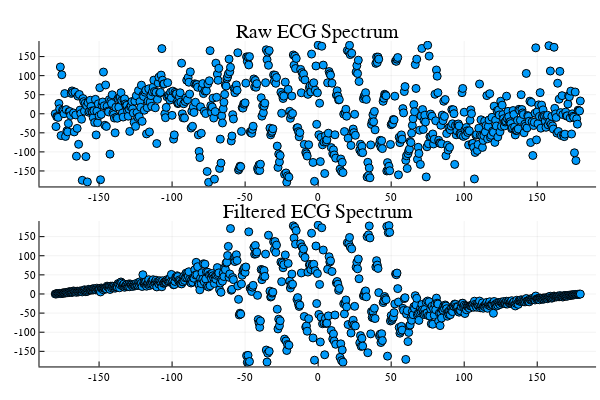

Notebook code for this chart:
### Markdown cell above
8. plot phase spectrums

### Code cell
phase = [atan(imag(i), real(i)) for i in F] * 180 / pi
p1 = plot(frequencies, phase, seriestype = :scatter, label="", title="Raw ECG Spectrum")
phase_filtered = [atan(imag(i), real(i)) for i in F_filtered] * 180 / pi
p2 = plot(frequencies, phase_filtered, seriestype = :scatter, label="", title="Filtered ECG Spectrum")
plot(p1, p2, layout=(2,1), label="")

### Figure 1 — Plotly figure (JSON) as saved in the notebook; plotly's stock layout.template omitted (floating-point values rounded to 4 significant figures; data arrays with more than 128 entries replaced by an {"elided": "..."} marker saying what was removed)
{"data": [{"colorbar": {"title": {"text": ""}}, "legendgroup": "", "marker": {"color": "rgba(0, 154, 250, 1.000)", "line": {"color": "rgba(0, 0, 0, 1)", "width": 1}, "size": 8, "symbol": "circle"}, "mode": "markers", "name": "", "showlegend": false, "type": "scatter", "x": {"elided": "720 float values"}, "xaxis": "x", "y": {"elided": "720 float values"}, "yaxis": "y", "zmax": null, "zmin": null}, {"colorbar": {"title": {"text": ""}}, "legendgroup": "", "marker": {"color": "rgba(0, 154, 250, 1.000)", "line": {"color": "rgba(0, 0, 0, 1)", "width": 1}, "size": 8, "symbol": "circle"}, "mode": "markers", "name": "", "showlegend": false, "type": "scatter", "x": {"elided": "720 float values"}, "xaxis": "x2", "y": {"elided": "720 float values"}, "yaxis": "y2", "zmax": null, "zmin": null}], "layout": {"annotations": [{"font": {"color": "rgba(0, 0, 0, 1)", "family": "sans-serif", "size": 20}, "rotation": 0, "showarrow": false, "text": "Raw ECG Spectrum", "x": 0.5296, "xanchor": "center", "xref": "paper", "y": 1, "yanchor": "top", "yref": "paper"}, {"font": {"color": "rgba(0, 0, 0, 1)", "family": "sans-serif", "size": 20}, "rotation": 0, "showarrow": false, "text": "Filtered ECG Spectrum", "x": 0.5296, "xanchor": "center", "xref": "paper", "y": 0.5, "yanchor": "top", "yref": "paper"}], "height": 400, "legend": {"bgcolor": "rgba(255, 255, 255, 1.000)", "bordercolor": "rgba(0, 0, 0, 1)", "borderwidth": 1, "font": {"color": "rgba(0, 0, 0, 1)", "family": "sans-serif", "size": 11}, "title": {"font": {"color": "rgba(0, 0, 0, 1)", "family": "sans-serif", "size": 15}, "text": ""}, "tracegroupgap": 0, "traceorder": "normal", "x": 1, "xanchor": "auto", "y": 1, "yanchor": "auto"}, "margin": {"b": 20, "l": 0, "r": 0, "t": 20}, "paper_bgcolor": "rgba(255, 255, 255, 1.000)", "plot_bgcolor": "rgba(255, 255, 255, 1.000)", "showlegend": true, "width": 600, "xaxis": {"anchor": "y", "domain": [0.06582, 0.9934], "gridcolor": "rgba(0, 0, 0, 0.1)", "gridwidth": 0.5, "linecolor": "rgba(0, 0, 0, 1)", "mirror": false, "range": [-190.8, 190.3], "showgrid": true, "showline": true, "showticklabels": true, "tickangle": 0, "tickcolor": "rgb(0, 0, 0)", "tickfont": {"color": "rgba(0, 0, 0, 1)", "family": "sans-serif", "size": 11}, "tickmode": "array", "ticks": "inside", "ticktext": ["-150", "-100", "-50", "0", "50", "100", "150"], "tickvals": [-150, -100, -50, 0, 50, 100, 150], "title": {"font": {"color": "rgba(0, 0, 0, 1)", "family": "sans-serif", "size": 15}, "text": ""}, "type": "linear", "visible": true, "zeroline": false, "zerolinecolor": "rgba(0, 0, 0, 1)"}, "xaxis2": {"anchor": "y2", "domain": [0.06582, 0.9934], "gridcolor": "rgba(0, 0, 0, 0.1)", "gridwidth": 0.5, "linecolor": "rgba(0, 0, 0, 1)", "mirror": false, "range": [-190.8, 190.3], "showgrid": true, "showline": true, "showticklabels": true, "tickangle": 0, "tickcolor": "rgb(0, 0, 0)", "tickfont": {"color": "rgba(0, 0, 0, 1)", "family": "sans-serif", "size": 11}, "tickmode": "array", "ticks": "inside", "ticktext": ["-150", "-100", "-50", "0", "50", "100", "150"], "tickvals": [-150, -100, -50, 0, 50, 100, 150], "title": {"font": {"color": "rgba(0, 0, 0, 1)", "family": "sans-serif", "size": 15}, "text": ""}, "type": "linear", "visible": true, "zeroline": false, "zerolinecolor": "rgba(0, 0, 0, 1)"}, "yaxis": {"anchor": "x", "domain": [0.5376, 0.9415], "gridcolor": "rgba(0, 0, 0, 0.1)", "gridwidth": 0.5, "linecolor": "rgba(0, 0, 0, 1)", "mirror": false, "range": [-190.6, 190.8], "showgrid": true, "showline": true, "showticklabels": true, "tickangle": 0, "tickcolor": "rgb(0, 0, 0)", "tickfont": {"color": "rgba(0, 0, 0, 1)", "family": "sans-serif", "size": 11}, "tickmode": "array", "ticks": "inside", "ticktext": ["-150", "-100", "-50", "0", "50", "100", "150"], "tickvals": [-150, -100, -50, 0, 50, 100, 150], "title": {"font": {"color": "rgba(0, 0, 0, 1)", "family": "sans-serif", "size": 15}, "text": ""}, "type": "linear", "visible": true, "zeroline": false, "zerolinecolor": "rgba(0, 0, 0, 1)"}, "yaxis2": {"anchor": "x2", "domain": [0.03762, 0.4415], "gridcolor": "rgba(0, 0, 0, 0.1)", "gridwidth": 0.5, "linecolor": "rgba(0, 0, 0, 1)", "mirror": false, "range": [-189.6, 190.8], "showgrid": true, "showline": true, "showticklabels": true, "tickangle": 0, "tickcolor": "rgb(0, 0, 0)", "tickfont": {"color": "rgba(0, 0, 0, 1)", "family": "sans-serif", "size": 11}, "tickmode": "array", "ticks": "inside", "ticktext": ["-150", "-100", "-50", "0", "50", "100", "150"], "tickvals": [-150, -100, -50, 0, 50, 100, 150], "title": {"font": {"color": "rgba(0, 0, 0, 1)", "family": "sans-serif", "size": 15}, "text": ""}, "type": "linear", "visible": true, "zeroline": false, "zerolinecolor": "rgba(0, 0, 0, 1)"}}}
